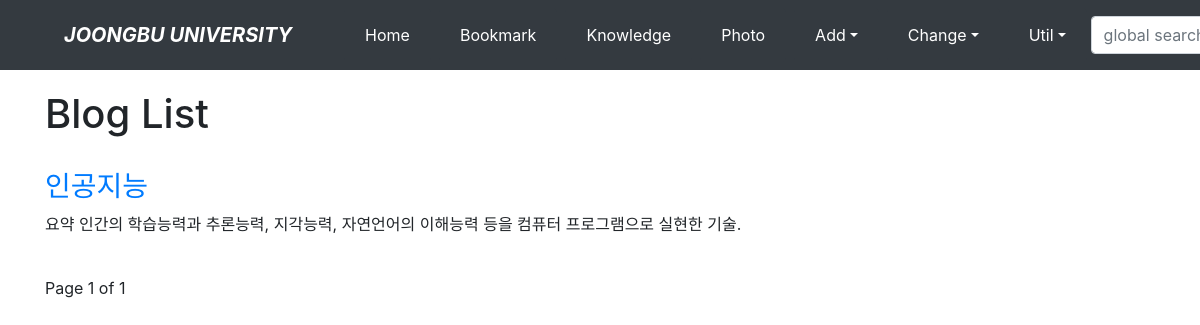
/blog/, run on an earlier commit of the app's database.
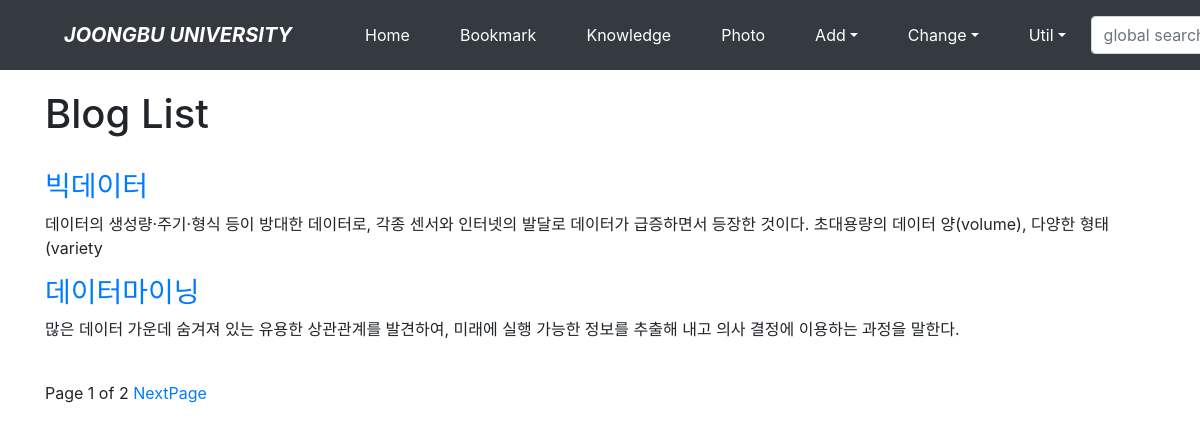
And on a later commit of the database.
### blog/models.py (models this page shows, shortened)
class Post(models.Model):
    title = models.CharField(verbose_name='TITLE', max_length=50)
    slug = models.SlugField('SLUG', unique=True, allow_unicode=True, help_text='one word for title alias.')
    description = models.CharField('DESCRIPTION', max_length=100, blank=True, help_text='simple description text.')
    content = models.TextField('CONTENT')
    create_dt = models.DateTimeField('CREATE DATE', auto_now_add=True)
    modify_dt = models.DateTimeField('MODIFY DATE', auto_now=True)
    tags = TaggableManager(blank=True)
    owner = models.ForeignKey(User, on_delete=models.CASCADE, verbose_name='OWNER', blank=True, null=True)
    class Meta:
        verbose_name = 'post'
        verbose_name_plural = 'posts'
        db_table = 'blog_posts'
        ordering = ('-modify_dt',)
    def get_absolute_url(self):
        return reverse('blog:post_detail', args=(self.slug,))

### blog/views.py (the view)
# urls.py: path('', views.PostLV.as_view(), name='index'),
class PostLV(ListView):
    model = Post
    template_name = 'blog/post_all.html'
    context_object_name = 'posts'
    paginate_by = 2

### blog/templates/blog/post_all.html (shortened to what this page needs)
{% extends "base.html" %}
{% block content %}
    <h1>Blog List</h1>
    <br>
    {% for post in posts %}
        <h3><a href='{{ post.get_absolute_url }}'>{{ post.title }}</a></h3>
        <p>{{ post.description }}</p>
    {% endfor %}
    <br>
    <div>
        <span>
            Page {{ page_obj.number }} of {{ page_obj.paginator.num_pages }}
            {% if page_obj.has_next %}
                <a href="?page={{ page_obj.next_page_number }}">NextPage</a>
            {% endif %}
        </span>
    </div>
{% endblock %}

What changed in the data, as far as the page shows it:
no longer on this page (row unchanged): Post: title "인공지능", description "요약 인간의 학습능력과 추론능력, 지각능력, 자연언어의 이해능력 등을 컴퓨터 프로그램으로 실현한 기술."
added Post: title "빅데이터", description "데이터의 생성량·주기·형식 등이 방대한 데이터로, 각종 센서와 인터넷의 발달로 데이터가 급증하면서 등장한 것이다. 초대용량의 데이터 양(volume), 다양한 형태(variety"
added Post: title "데이터마이닝", description "많은 데이터 가운데 숨겨져 있는 유용한 상관관계를 발견하여, 미래에 실행 가능한 정보를 추출해 내고 의사 결정에 이용하는 과정을 말한다."
Also different on the page:
{{ page_obj.paginator.num_pages }}: "1" → "2"
text now shown: "NextPage"
